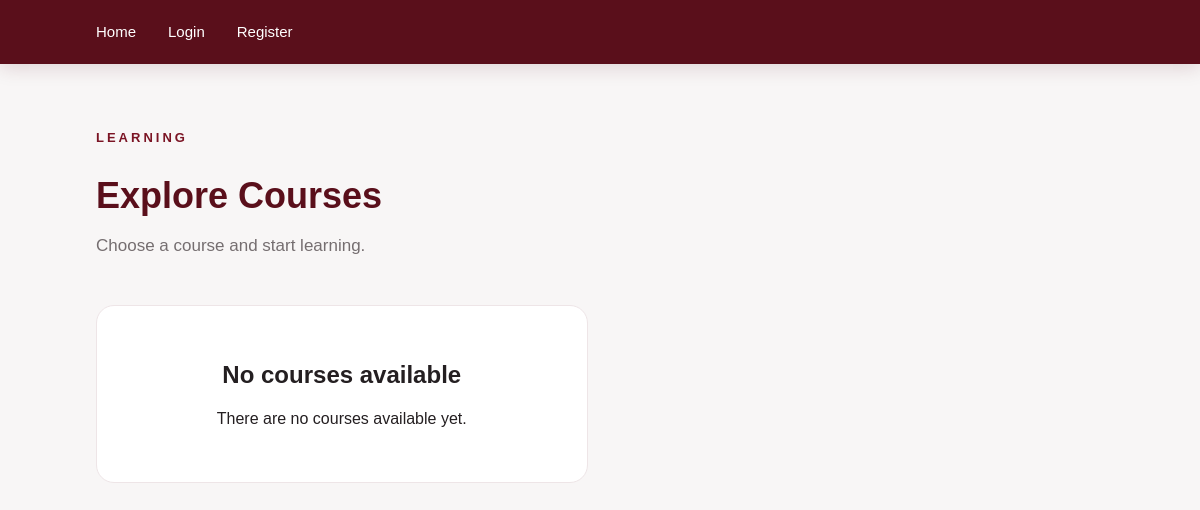
Before: /courses/ with the older database file.
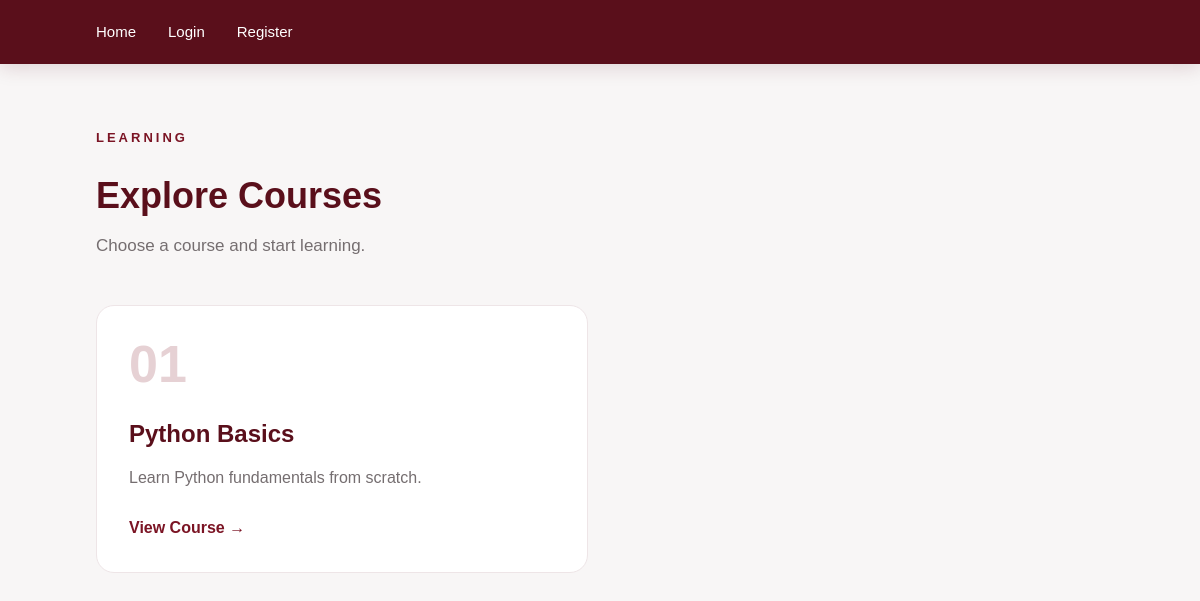
After: the same page with the newer database file.
### courses/models.py (models this page shows, shortened)
class Course(models.Model):
    title = models.CharField(max_length=200)
    description = models.TextField()
    created_at = models.DateTimeField(auto_now_add=True)

### courses/views.py (the view)
# urls.py: path('courses/', views.course_list, name='course_list'),
def course_list(request):
    courses = Course.objects.all()
    return render(request, 'courses/course_list.html', {'courses': courses})

### courses/templates/courses/course_list.html
{% extends 'courses/base.html' %}
{% block content %}
<section class="page-header">
    <span class="hero-label">LEARNING</span>
    <h1>Explore Courses</h1>
    <p>Choose a course and start learning.</p>
</section>
<section class="course-grid">
    {% for course in courses %}
    <article class="course-card">
        <div class="course-number">
            0{{ forloop.counter }}
        </div>
        <div class="course-content">
            <h2>{{ course.title }}</h2>
            <p>{{ course.description }}</p>
            <a href="{% url 'course_detail' course.id %}" class="course-link">
                View Course →
            </a>
        </div>
    </article>
    {% empty %}
    <div class="empty-state">
        <h2>No courses available</h2>
        <p>There are no courses available yet.</p>
    </div>
    {% endfor %}
</section>
{% endblock %}

### courses/templates/courses/base.html (shortened to what this page needs)
{% load static %}
<!DOCTYPE html>
<html>
<head>
    <link rel="stylesheet" href="{% static 'courses/css/style.css' %}">
</head>
<body>
{% load static %}
<!DOCTYPE html>
<html>
<head>
    <link rel="stylesheet" href="{% static 'courses/css/style.css' %}">
</head>
<body>
<nav>
    <a href="{% url 'home' %}">Home</a>
    {% if user.is_authenticated %}
        <a href="{% url 'course_list' %}">Courses</a>
        <a href="{% url 'my_courses' %}">My Courses</a>
        <a href="{% url 'logout' %}">Logout</a>
    {% else %}
        <a href="{% url 'login' %}">Login</a>
        <a href="{% url 'register' %}">Register</a>
    {% endif %}
</nav>
<main>
    {% block content %}
    {% endblock %}
</main>
</body>
</html>

### courses/static/courses/css/style.css (style rules this page uses)
* { margin: 0; padding: 0; box-sizing: border-box; }
body { font-family: Arial, sans-serif; background: #f8f6f6; color: #241f21; line-height: 1.6; }
nav { background: #5a0f1b; padding: 20px 8%; display: flex; align-items: center; gap: 32px; box-shadow: 0 4px 18px rgba(90, 15, 27, 0.15); }
nav a { color: #ffffff; text-decoration: none; font-size: 15px; font-weight: 500; transition: all 0.25s ease; }
main { width: 84%; max-width: 1200px; margin: 60px auto; }
h1 { color: #5a0f1b; font-size: 36px; margin-bottom: 20px; }
h2 { margin-bottom: 12px; }
a { color: #7b1424; }
.hero-label { display: inline-block; color: #7b1424; font-size: 13px; font-weight: bold; letter-spacing: 3px; margin-bottom: 18px; }
.page-header { margin-bottom: 45px; }
.page-header h1 { margin-bottom: 8px; }
.page-header p { color: #756e70; font-size: 17px; }
.course-grid { display: grid; grid-template-columns: repeat(2, 1fr); gap: 25px; }
.course-card { position: relative; background: #ffffff; border: 1px solid #eee5e7; border-radius: 18px; padding: 32px; min-height: 230px; overflow: hidden; transition: all 0.3s ease; }
.course-number { color: #e6d1d4; font-size: 52px; font-weight: 700; line-height: 1; margin-bottom: 25px; }
.course-content h2 { color: #5a0f1b; font-size: 24px; margin-bottom: 12px; }
.course-content p { color: #756e70; margin-bottom: 24px; }
.course-link { color: #7b1424; text-decoration: none; font-weight: 600; transition: 0.2s ease; }

Changed rows visible on the page:
added Course: title "Python Basics", description "Learn Python fundamentals from scratch."
Other visible differences:
text no longer shown: "No courses available There are no courses available yet."
